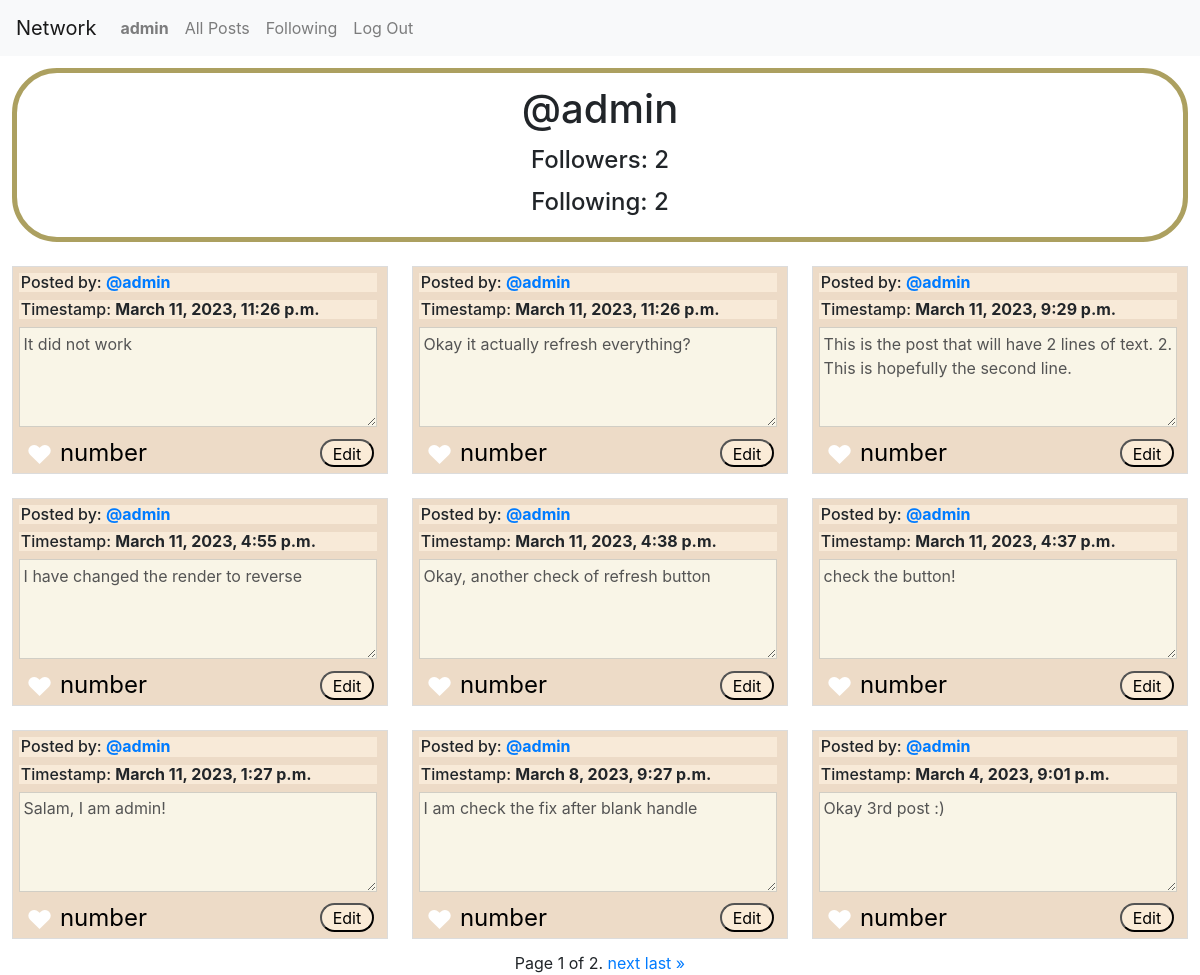
Page /individual/3 (signed in) on the committed database.
### network/models.py (models this page shows, shortened)
class User(AbstractUser):
    pass

class Post(models.Model):
    user = models.ForeignKey(User, on_delete=models.CASCADE, related_name="post_owner") #, null=True, blank=True)
    post = models.CharField(max_length=1000)
    timestamp = models.DateTimeField(auto_now_add=True)

### network/views.py (the view)
# urls.py: path("individual/<int:id>", views.individual, name="individual"),
def individual(request, id):
    user_individual = User.objects.get(pk=id)
    currentUser = request.user
    posts = Post.objects.filter(user=user_individual).order_by('-timestamp')
    paginator = Paginator(posts, 9)
    page_number = request.GET.get('page')
    page_obj = paginator.get_page(page_number)
    if Follow.objects.filter(user_main=user_individual, user_follower=currentUser).exists():
        button = "Unfollow"
    else:
        button = "Follow"
    numberofFollowers = Follow.objects.filter(user_main = user_individual).count()
    numberofFollowing = Follow.objects.filter(user_follower = user_individual).count()
    return render(request, "network/individual.html", {
        "posts" : page_obj,
        "user_individual" : user_individual,
        "currentUser" : currentUser,
        "button" : button,
        "numberofFollowers" : numberofFollowers,
        "numberofFollowing" : numberofFollowing
    })

### network/templates/network/individual.html (shortened to what this page needs)
{% extends "network/layout.html" %} {%load static%} {% block body %}
<div class="user-profile">
  <h1 class="user-profile-name">@{{ user_individual }}</h1>
  <h4 class="user-profile-followers">Followers: {{ numberofFollowers }}</h4>
  <h4 class="user-profile-following">Following: {{ numberofFollowing }}</h4>
</div>
<div class="post-content">
  {% for post in posts %}
  <div class="individual-post">
    <form
      method="post"
      action="{% url 'post_individual' post_id=post.id %}"
      class="btn-save-edit-form"
    >
      <h6 class="user-and-time">
        Posted by:
        <strong
          ><a
            href="{% url 'individual' id=post.user.id %}"
            id="user-{{ post.user.id }}"
            >@{{ post.user }}</a
          ></strong
        >
      </h6>
      <h6 class="user-and-time">
        Timestamp: <strong>{{ post.timestamp }}</strong>
      </h6>
      <div class="individual-post-content">
        <textarea class="post-text" name="post-text-edited" disabled>
{{post.post}}</textarea
        >
      </div>
      <div class="likes-and-edit">
        {% if post.id in whatYouLiked %}
        <p
          class="likes likes-liked"
          data-postid="{{post.id}}"
          data-whatYouLiked="{{whatYouLiked}}"
        >
          &#9829;
        </p>
        {% else %}
        <p
          class="likes likes-unliked"
          data-postid="{{post.id}}"
          data-whatYouLiked="{{whatYouLiked}}"
        >
          &#9829;
        </p>
        {% endif %}
        <p class="like-number">number</p>
        {% if post.user == currentUser%}
        <button class="btn-edit-content">Edit</button>
        {% endif %}
      </div>
    </form>
  </div>
  {% endfor %}
</div>
<div class="pagination">
  <span class="step-links">
    <span class="current-page">
      Page {{ posts.number }} of {{ posts.paginator.num_pages }}.
    </span>
    {% if posts.has_next %}
    <a href="?page={{ posts.next_page_number }}">next</a>
    <a href="?page={{ posts.paginator.num_pages }}">last &raquo;</a>
    {% endif %}
  </span>
</div>
{% endblock %}

### network/templates/network/layout.html (shortened to what this page needs)
{% load static %}
<!DOCTYPE html>
<html lang="en">
  <head>
    <link
      rel="stylesheet"
      href="https://stackpath.bootstrapcdn.com/bootstrap/4.4.1/css/bootstrap.min.css"
    />
    <link href="{% static 'network/styles.css' %}" rel="stylesheet" />
  </head>
  <body>
    <nav class="navbar navbar-expand-lg navbar-light bg-light">
      <a class="navbar-brand" href="#">Network</a>
      <div>
        <ul class="navbar-nav mr-auto">
          {% if user.is_authenticated %}
          <li class="nav-item">
            <a class="nav-link" href="#"
              ><strong>{{ user.username }}</strong></a
            >
          </li>
          {% endif %}
          <li class="nav-item">
            <a class="nav-link" href="{% url 'index' %}">All Posts</a>
          </li>
          {% if user.is_authenticated %}
          <li class="nav-item">
            <a class="nav-link" href="{% url 'following_page' %}">Following</a>
          </li>
          <li class="nav-item">
            <a class="nav-link" href="{% url 'logout' %}">Log Out</a>
          </li>
          {% endif %}
        </ul>
      </div>
    </nav>
    <div class="body">{% block body %} {% endblock %}</div>
  </body>
</html>

### network/static/network/styles.css (style rules this page uses)
.post-content { display: flex; flex-wrap: wrap; justify-content: flex-start; }
.individual-post { display: flex; flex-direction: row; flex-wrap: wrap; align-content: flex-start; padding: 0.5% 0.5% 0% 0.5%; border: solid 1px gainsboro; margin: 1%; height: calc(100% / 2); width: calc(100% / 3 - 2%); background-color: #eddbc7; }
.btn-save-edit-form { display: block; width: 100%; align-self: center; margin-right: 1%; margin-left: auto; }
.user-and-time { width: 100%; background-color: #f8ead8; padding-left: 0.5%; }
.individual-post-content .post-text { width: 100%; flex-grow: 15; padding: 1%; background-color: #f9f5e7; height: 100px; overflow: auto; }
.likes-and-edit { display: flex; align-items: flex-start; width: 100%; height: 40px; }
.likes-unliked { align-self: flex-start; color: white; font-size: 26px; margin-bottom: 1%; margin-top: 0.5%; padding-left: 2%; }
.like-number { align-self: flex-start; color: black; font-size: 24px; margin-bottom: 1%; margin-top: 0.5%; padding-left: 2%; }
.btn-edit-content { display: block; font-size: 16px; align-self: center; margin-right: 1%; margin-left: auto; width: 15%; height: 72%; border-radius: 15px; border: 1px solid groove; background-color: antiquewhite; }
.user-profile { display: flex; flex-direction: column; align-items: center; gap: 5px; margin: 1%; border: solid 5px rgba(127, 109, 10, 0.649); border-radius: 45px; padding: 1%; }
.pagination { display: flex; justify-content: center; }

### rows in the picture
User: username "admin"
Post: user "admin", timestamp "March 11, 2023, 11:26 p.m.", post-text-edited "It did not work", shows "Edit"
Post: user "admin", timestamp "March 11, 2023, 11:26 p.m.", post-text-edited "Okay it actually refresh everything?", shows "Edit"
Post: user "admin", timestamp "March 11, 2023, 9:29 p.m.", post-text-edited "This is the post that will have 2 lines of text. 2. This is hopefully the second line.", shows "Edit"
Post: user "admin", timestamp "March 11, 2023, 4:55 p.m.", post-text-edited "I have changed the render to reverse", shows "Edit"
Post: user "admin", timestamp "March 11, 2023, 4:38 p.m.", post-text-edited "Okay, another check of refresh button", shows "Edit"
Post: user "admin", timestamp "March 11, 2023, 4:37 p.m.", post-text-edited "check the button!", shows "Edit"
Post: user "admin", timestamp "March 11, 2023, 1:27 p.m.", post-text-edited "Salam, I am admin!", shows "Edit"
Post: user "admin", timestamp "March 8, 2023, 9:27 p.m.", post-text-edited "I am check the fix after blank handle", shows "Edit"
Post: user "admin", timestamp "March 4, 2023, 9:01 p.m.", post-text-edited "Okay 3rd post :)", shows "Edit"

### other values in the picture
{{ numberofFollowers }} "2"
{{ numberofFollowing }} "2"
{{ posts.number }} "1"
{{ posts.paginator.num_pages }} "2"
